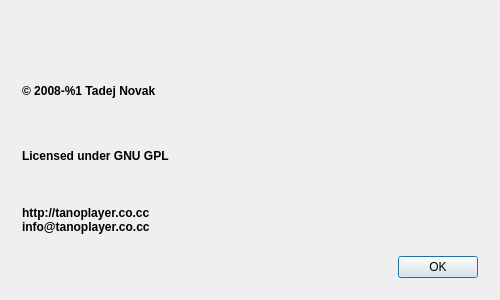
<?xml version="1.0" encoding="UTF-8"?>
<ui version="4.0">
 <class>About</class>
 <widget class="QDialog" name="About">
  <property name="geometry">
   <rect>
    <x>0</x>
    <y>0</y>
    <width>500</width>
    <height>300</height>
   </rect>
  </property>
  <property name="sizePolicy">
   <sizepolicy hsizetype="Fixed" vsizetype="Fixed">
    <horstretch>0</horstretch>
    <verstretch>0</verstretch>
   </sizepolicy>
  </property>
  <property name="windowTitle">
   <string>About Tano</string>
  </property>
  <property name="windowIcon">
   <iconset resource="images.qrc">
    <normaloff>:/icons/images/tano.png</normaloff>:/icons/images/tano.png</iconset>
  </property>
  <layout class="QVBoxLayout" name="verticalLayout_3">
   <item>
    <widget class="QStackedWidget" name="stackedWidget">
     <widget class="QWidget" name="pageAbout">
      <layout class="QVBoxLayout" name="verticalLayout_2">
       <item>
        <layout class="QHBoxLayout" name="horizontalLayout_5">
         <item>
          <widget class="QLabel" name="labelLogo">
           <property name="sizePolicy">
            <sizepolicy hsizetype="Minimum" vsizetype="Minimum">
             <horstretch>0</horstretch>
             <verstretch>0</verstretch>
            </sizepolicy>
           </property>
           <property name="maximumSize">
            <size>
             <width>128</width>
             <height>128</height>
            </size>
           </property>
           <property name="pixmap">
            <pixmap resource="images.qrc">:/icons/images/tano.png</pixmap>
           </property>
          </widget>
         </item>
         <item>
          <layout class="QVBoxLayout" name="verticalLayout">
           <item>
            <widget class="QLabel" name="labelName">
             <property name="pixmap">
              <pixmap resource="images.qrc">:/icons/images/name.png</pixmap>
             </property>
             <property name="alignment">
              <set>Qt::AlignCenter</set>
             </property>
            </widget>
           </item>
           <item>
            <widget class="QLabel" name="labelVersion">
             <property name="sizePolicy">
              <sizepolicy hsizetype="Preferred" vsizetype="Maximum">
               <horstretch>0</horstretch>
               <verstretch>0</verstretch>
              </sizepolicy>
             </property>
             <property name="alignment">
              <set>Qt::AlignCenter</set>
             </property>
            </widget>
           </item>
          </layout>
         </item>
        </layout>
       </item>
       <item>
        <layout class="QHBoxLayout" name="horizontalLayout">
         <item>
          <layout class="QVBoxLayout" name="verticalLayout_5">
           <item>
            <widget class="QLabel" name="labelCopy">
             <property name="text">
              <string notr="true">&lt;h4&gt;&amp;copy; 2008-%1 Tadej Novak&lt;/h4&gt;</string>
             </property>
            </widget>
           </item>
           <item>
            <widget class="QLabel" name="labelLicense">
             <property name="text">
              <string>&lt;h4&gt;Licensed under GNU GPL&lt;/h4&gt;</string>
             </property>
            </widget>
           </item>
           <item>
            <widget class="QLabel" name="labelLinks">
             <property name="text">
              <string notr="true">&lt;h4&gt;http://tanoplayer.co.cc&lt;br&gt;info@tanoplayer.co.cc&lt;/h4&gt;</string>
             </property>
             <property name="openExternalLinks">
              <bool>true</bool>
             </property>
            </widget>
           </item>
          </layout>
         </item>
         <item>
          <spacer name="horizontalSpacer">
           <property name="orientation">
            <enum>Qt::Horizontal</enum>
           </property>
           <property name="sizeHint" stdset="0">
            <size>
             <width>40</width>
             <height>20</height>
            </size>
           </property>
          </spacer>
         </item>
         <item>
          <layout class="QGridLayout" name="gridLayout">
           <property name="verticalSpacing">
            <number>0</number>
           </property>
           <item row="1" column="0">
            <widget class="QLabel" name="labelIconQt">
             <property name="maximumSize">
              <size>
               <width>28</width>
               <height>32</height>
              </size>
             </property>
             <property name="pixmap">
              <pixmap resource="images.qrc">:/icons/images/qt.png</pixmap>
             </property>
             <property name="scaledContents">
              <bool>true</bool>
             </property>
            </widget>
           </item>
           <item row="3" column="0">
            <widget class="QLabel" name="labelIconVlc">
             <property name="maximumSize">
              <size>
               <width>32</width>
               <height>32</height>
              </size>
             </property>
             <property name="pixmap">
              <pixmap resource="images.qrc">:/icons/images/vlc.png</pixmap>
             </property>
             <property name="scaledContents">
              <bool>true</bool>
             </property>
            </widget>
           </item>
           <item row="1" column="1">
            <widget class="QLabel" name="labelQt">
             <property name="text">
              <string/>
             </property>
            </widget>
           </item>
           <item row="3" column="1">
            <widget class="QLabel" name="labelVlc">
             <property name="text">
              <string/>
             </property>
            </widget>
           </item>
           <item row="0" column="0">
            <spacer name="verticalSpacer">
             <property name="orientation">
              <enum>Qt::Vertical</enum>
             </property>
             <property name="sizeHint" stdset="0">
              <size>
               <width>20</width>
               <height>40</height>
              </size>
             </property>
            </spacer>
           </item>
          </layout>
         </item>
        </layout>
       </item>
       <item>
        <widget class="QDialogButtonBox" name="buttonBox">
         <property name="standardButtons">
          <set>QDialogButtonBox::Ok</set>
         </property>
        </widget>
       </item>
      </layout>
     </widget>
     <widget class="QWidget" name="pageLicense">
      <layout class="QVBoxLayout" name="verticalLayout_4">
       <item>
        <widget class="License" name="widgetLicense" native="true"/>
       </item>
       <item>
        <widget class="QPushButton" name="buttonLicense">
         <property name="text">
          <string>Back</string>
         </property>
        </widget>
       </item>
      </layout>
     </widget>
    </widget>
   </item>
  </layout>
 </widget>
 <layoutdefault spacing="6" margin="11"/>
 <customwidgets>
  <customwidget>
   <class>License</class>
   <extends>QWidget</extends>
   <header>ui/License.h</header>
   <container>1</container>
  </customwidget>
 </customwidgets>
 <resources>
  <include location="images.qrc"/>
 </resources>
 <connections>
  <connection>
   <sender>buttonBox</sender>
   <signal>clicked(QAbstractButton*)</signal>
   <receiver>About</receiver>
   <slot>close()</slot>
   <hints>
    <hint type="sourcelabel">
     <x>249</x>
     <y>477</y>
    </hint>
    <hint type="destinationlabel">
     <x>249</x>
     <y>249</y>
    </hint>
   </hints>
  </connection>
 </connections>
</ui>
